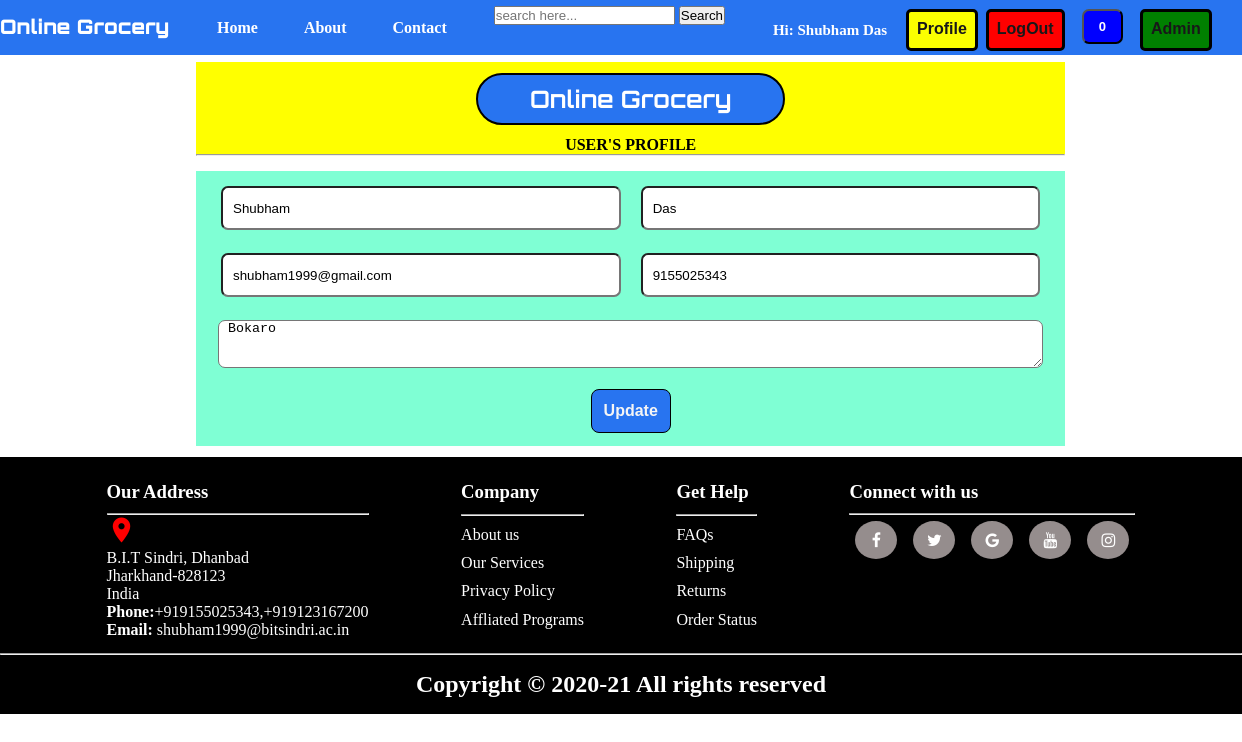
Page /user_profile.php (signed in) on the earlier database version.
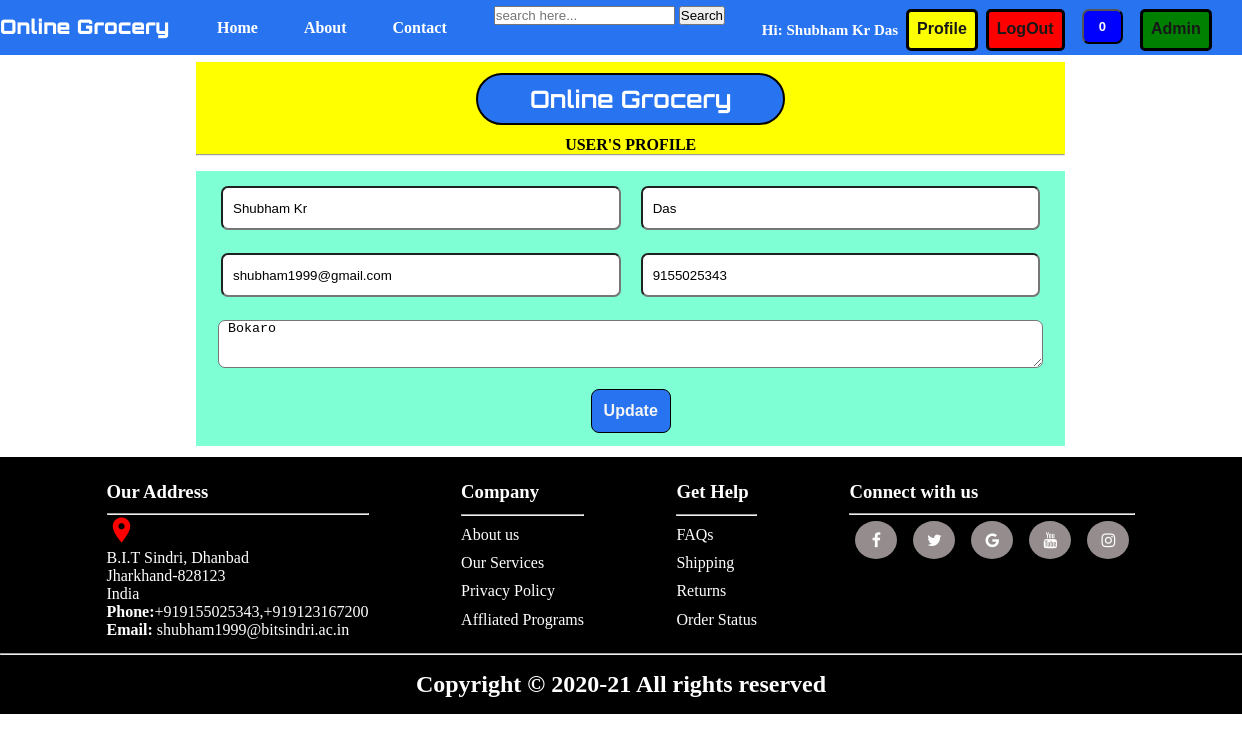
Same page on the later database version.
### tables this page shows
CREATE TABLE `users` (
  `user_id` int(6) NOT NULL,
  `f_name` varchar(20) NOT NULL,
  `l_name` varchar(20) NOT NULL,
  `email` varchar(30) NOT NULL,
  `mobile` varchar(10) NOT NULL,
  `password` varchar(100) NOT NULL,
  `address` varchar(200) NOT NULL,
  `updated` timestamp NOT NULL DEFAULT current_timestamp() ON UPDATE current_timestamp(),
  `created` timestamp NOT NULL DEFAULT current_timestamp()
);

### user_profile.php (the view, shortened to what this page needs)
<?php include_once('header.php');
$user_id = $_SESSION['user_id'];
$query = mysqli_query($conn, "SELECT * from users WHERE user_id=$user_id");
while($row =  mysqli_fetch_array($query)){
    $f_name =  $row['f_name'];
    $l_name =  $row['l_name'];
    $email =  $row['email'];
    $mobile =  $row['mobile'];
    $address =  $row['address'];
}
?>
<container class="signupcontainer">
    <div class="signupheading">
        <h2>Online Grocery</h2>
        <p><b>USER'S PROFILE</b></p>
        <hr>
    </div>
    <div class="signupform">
           <form action="" method="post">
               <div class="element">
                   <input type="text" value="<?php echo $f_name; ?>" name="firstname" placeholder="Enter the first name">
                   <input type="text" value="<?php echo $l_name; ?>" name="lastname" placeholder="Enter the Last name">
               </div>
               <div class="element">
                   <input type="email" value="<?php echo $email; ?>" name="email" placeholder="Enter the email">
                   <input type="number" value="<?php echo $mobile; ?>" name="mobno" id="mobile" placeholder="Enter the mob no.">
               </div>
               <div class="element">
                   <textarea name="address" id="add" placeholder="Enter the Address Details" style="padding-left:9px;"><?php echo $address; ?></textarea>
               </div>
               <div class="btns">
                    <span><input type="submit" name="save" value="Update" id="s1"></span>
                </div>
           </form>
    </div>
    </container>
<?php include_once('footer.php');?>

### header.php (shortened to what this page needs)
<?php
include_once('admin/connect_db.php');
?>
<!DOCTYPE html>
<html lang="en">
<head>
    <link rel="stylesheet" href="css/style.css">
    <link rel="stylesheet" href="css/utilis.css">
    <link rel="stylesheet" href="https://cdnjs.cloudflare.com/ajax/libs/font-awesome/4.7.0/css/font-awesome.min.css">
    <link rel="stylesheet" href="https://cdnjs.cloudflare.com/ajax/libs/font-awesome/4.7.0/css/font-awesome.min.css">
</head>
<body>
    <header class="head">
        <div class="d1">
            <p class="p1">Online Grocery</p>
        </div>
        <nav>
            <ul>
                <li><a href="index.php">Home</a></li>
                <li><a href="about.php">About</a></li>
                <li><a href="contact.php">Contact</a></li>
            </ul>
        </nav>
        <div class="search">
            <form method="post" action="items_search.php">
                <input type="text" name="search" placeholder="search here..." required>
                <input type="submit" name="search_btn" value="Search">
            </form>
        </div>
        <div class="butns">
            <?php if(isset($_SESSION['user_id'])){
                $query = mysqli_query($conn, "SELECT * from users WHERE user_id='".$_SESSION['user_id']."'");
                while($row =  mysqli_fetch_array($query)){
                    $f_name =  $row['f_name'];
                    $l_name =  $row['l_name'];
                    $name = $f_name.' '.$l_name;
                }
                $query = mysqli_query($conn, "SELECT COUNT(mc_id) as total_items FROM manage_cart WHERE user_id='".$_SESSION['user_id']."'");
                while ($row = mysqli_fetch_array($query)){
                    $total_items = $row['total_items'];
                }
                ?>
                <p class="title"><?php echo "Hi: ".$name;?></p>
                <a href="user_profile.php" id="profile">Profile</a>
               <?php
                echo " <a href='logout.php' id='logout'>LogOut</a>";
                    if(isset($_SESSION)){?>
                        <a href="manage_cart.php"><button type="button" class="btn btn-secondary mx-2" id="popcart" data-html="true" data-container="body" data-toggle="popover" data-placement="bottom" data-content="Add Cart">
                <span id="cart"><?php echo $total_items; ?></span></button></a>
                    <?php }
                    if(@$_SESSION['user_id']<=2){
                        echo " <a href='admin/dashboard.php' id='admin'>Admin</a>";
                    }
                }else{?>
                <button id="log" onclick="window.location.href='login.php';">Log In</button>
                <button id="sign" onclick="window.location.href='signup.php';">Sign Up</button>
           <?php } ?>
        </div>
    </header>
    <main  id="#main" class="mainclass">

Differences in the rows shown:
changed users "Das": name "Shubham Das" → "Shubham Kr Das"; firstname "Shubham" → "Shubham Kr"
